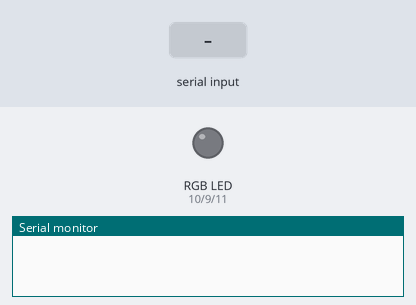
Bench run of a sketch on a simulated Arduino Uno, built with avr-gcc and run on an emulated ATmega328P. On the bench: an RGB LED mixed from three pins (HIGH = lit), the last lines printed to the serial monitor. The test bench sets the inputs (shaded band).

Above: at 1.2 s.
1.3 s: "AUTO" received over the second serial link
At 2.7 s:
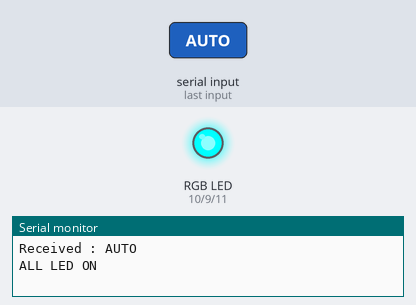
4.3 s: "R" received over the second serial link
At 5.5 s:
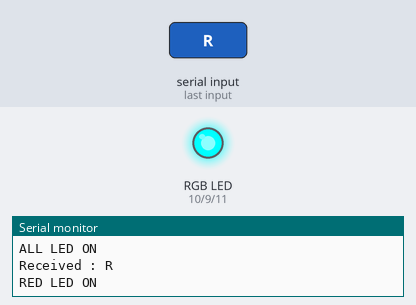
6.0 s: "G" received over the second serial link
At 7.0 s:
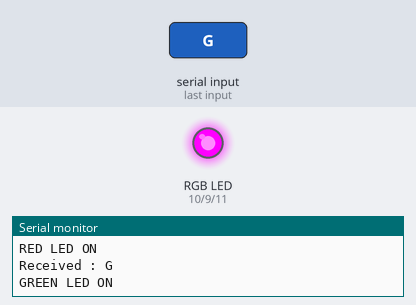
Timing chart, 0 to 9.0 s (numbered marks = the images above; inputs shaded):
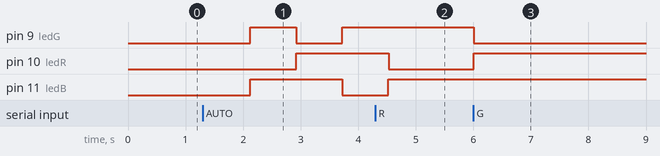

The sketch:

LAB_12_BT_Modif.ino
```cpp
#include <SoftwareSerial.h>
#define BT_TX 2
#define BT_RX 3
#define ledG 9
#define ledR 10
#define ledB 11

SoftwareSerial mySerial(BT_TX, BT_RX);
String myString = "";

void setup() {
  Serial.begin(9600);
  mySerial.begin(9600);
  pinMode(ledG, OUTPUT);
  pinMode(ledR, OUTPUT);
  pinMode(ledB, OUTPUT);
}

void loop() {
  while (mySerial.available()) {
    char myChar = (char)mySerial.read();
    myString += myChar;
    delay(5);
  }

  if (!myString.equals("")) {
    Serial.println("Received : " + myString);
    LED();
    myString = "";
  }
}

void RGB(int r, int g, int b) {
  analogWrite(ledR, 255-r);
  analogWrite(ledG, 255-g);
  analogWrite(ledB, 255-b);
}

void LED() {
  if (myString == "R") {
    Serial.println("RED LED ON");
    analogWrite(ledR, 0);
    analogWrite(ledG, 255);
    analogWrite(ledB, 255);
  } else if (myString == "G") {
    Serial.println("GREEN LED ON");
    analogWrite(ledR, 255);
    analogWrite(ledG, 0);
    analogWrite(ledB, 255);
  } else if (myString == "B") {
    Serial.println("BLUE LED ON");
    analogWrite(ledR, 255);
    analogWrite(ledG, 255);
    analogWrite(ledB, 0);
  } else if (myString == "AUTO") {
    Serial.println("ALL LED ON");
    analogWrite(ledR, 0);
    analogWrite(ledG, 0);
    analogWrite(ledB, 0);
    delay(800);

    analogWrite(ledR, 0);
    analogWrite(ledG, 255);
    analogWrite(ledB, 255);
    delay(800);

    analogWrite(ledR, 255);
    analogWrite(ledG, 0);
    analogWrite(ledB, 255);
    delay(800);

    analogWrite(ledR, 255);
    analogWrite(ledG, 255);
    analogWrite(ledB, 0);
    delay(800);

    analogWrite(ledR, 255);
    analogWrite(ledG, 255);
    analogWrite(ledB, 255);
  }
}
```

Measured:
- after the input at 1.3 s, pin 9 (ledG): LOW → HIGH after 0.82 s, → LOW 0.80 s later, → HIGH 0.80 s later; pin 10 (ledR): LOW → HIGH after 1.6 s; pin 11 (ledB): LOW → HIGH after 0.82 s, → LOW 1.6 s later
- after the input at 4.3 s, pin 10 (ledR): HIGH → LOW after 0.23 s
- after the input at 6.0 s, pin 9 (ledG): HIGH → LOW at once; pin 10 (ledR): LOW → HIGH at once
